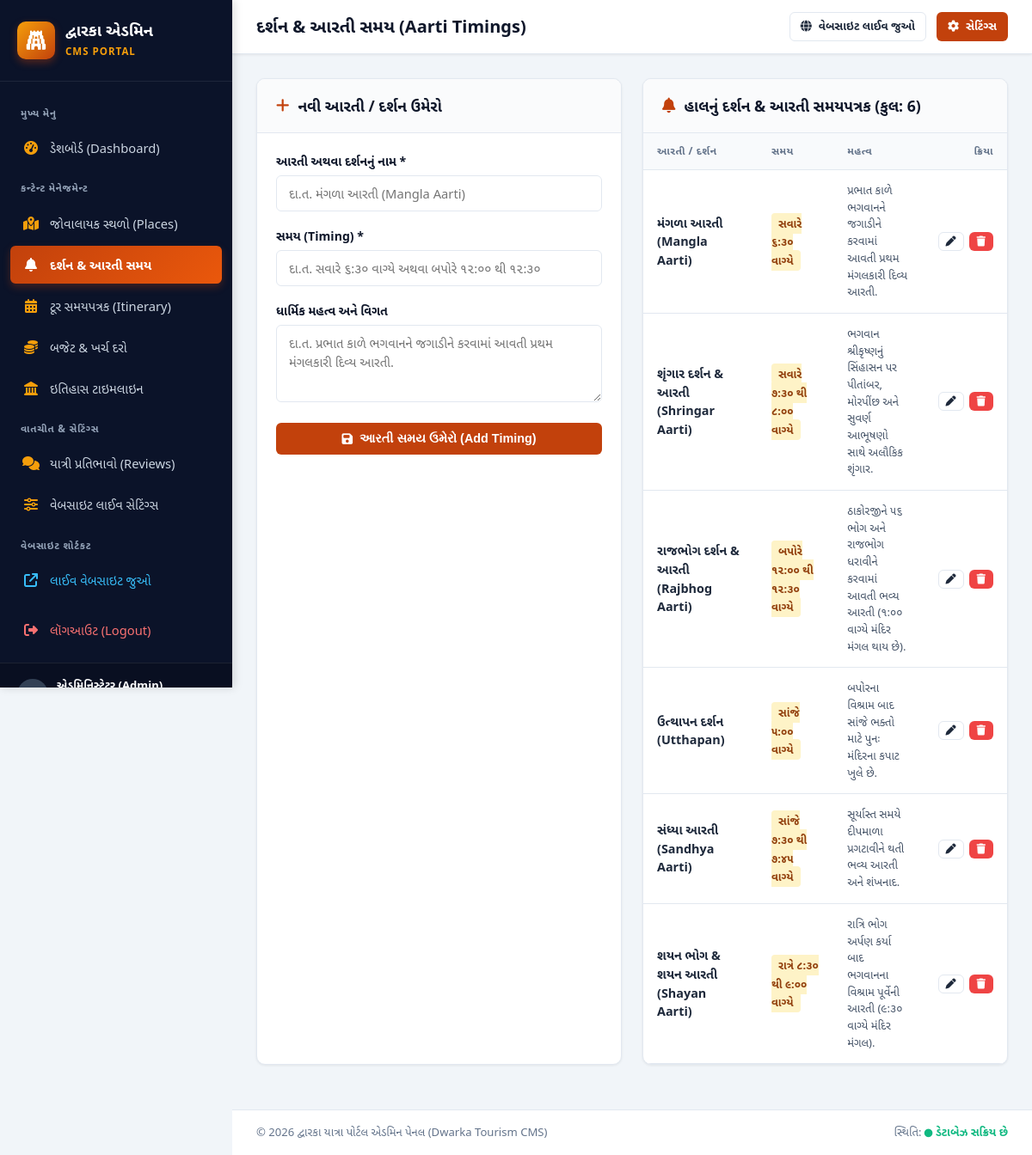
The app's page /admin/aarti.php (signed in) with its own data.
### tables this page shows
CREATE TABLE `aarti_timings` (
    `id` INT AUTO_INCREMENT PRIMARY KEY,
    `aarti_name_gu` VARCHAR(255) NOT NULL,
    `time_str` VARCHAR(100) NOT NULL,
    `significance_gu` VARCHAR(255) NOT NULL
);

### admin/auth_check.php (called while the page is built, shortened)
<?php
function get_csrf_token() {
    return $_SESSION['csrf_token'];
}

### admin/aarti.php (the view, shortened to what this page needs)
<?php
require_once __DIR__ . '/header.php';
$edit_item = null;
$aarti_list = $pdo->query("SELECT * FROM aarti_timings ORDER BY id ASC")->fetchAll();
?>
<div style="display: grid; grid-template-columns: repeat(auto-fit, minmax(380px, 1fr)); gap: 24px;">
    <div class="card">
        <div class="card-header">
            <div class="card-title">
                <i class="fa-solid <?= $edit_item ? 'fa-pen-to-square' : 'fa-plus' ?>" style="color: var(--primary);"></i>
                <?= $edit_item ? 'આરતી સમય સુધારો (Edit Timing)' : 'નવી આરતી / દર્શન ઉમેરો' ?>
            </div>
        </div>
        <div class="card-body">
            <form method="POST" action="aarti.php">
                <div class="form-group">
                    <label class="form-label" for="aarti_name_gu">આરતી અથવા દર્શનનું નામ *</label>
                    <input type="text" id="aarti_name_gu" name="aarti_name_gu" class="form-control"
                           value="<?= htmlspecialchars($edit_item['aarti_name_gu'] ?? '') ?>"
                           placeholder="દા.ત. મંગળા આરતી (Mangla Aarti)" required>
                </div>
                <div class="form-group">
                    <label class="form-label" for="time_str">સમય (Timing) *</label>
                    <input type="text" id="time_str" name="time_str" class="form-control"
                           value="<?= htmlspecialchars($edit_item['time_str'] ?? '') ?>"
                           placeholder="દા.ત. સવારે ૬:૩૦ વાગ્યે અથવા બપોરે ૧૨:૦૦ થી ૧૨:૩૦" required>
                </div>
                <div class="form-group">
                    <label class="form-label" for="significance_gu">ધાર્મિક મહત્વ અને વિગત</label>
                    <textarea id="significance_gu" name="significance_gu" class="form-control" rows="3"
                              placeholder="દા.ત. પ્રભાત કાળે ભગવાનને જગાડીને કરવામાં આવતી પ્રથમ મંગલકારી દિવ્ય આરતી."><?= htmlspecialchars($edit_item['significance_gu'] ?? '') ?></textarea>
                </div>
                <button type="submit" class="btn btn-primary" style="width: 100%;">
                    <i class="fa-solid fa-floppy-disk"></i>
                    <?= $edit_item ? 'ફેરફારો સેવ કરો (Save Changes)' : 'આરતી સમય ઉમેરો (Add Timing)' ?>
                </button>
            </form>
        </div>
    </div>
    <div class="card" style="grid-column: span 1;">
        <div class="card-header">
            <div class="card-title">
                <i class="fa-solid fa-bell" style="color: var(--primary);"></i>
                હાલનું દર્શન & આરતી સમયપત્રક (કુલ: <?= count($aarti_list) ?>)
            </div>
        </div>
        <div class="card-body" style="padding: 0;">
            <div class="table-responsive">
                <table class="admin-table">
                    <thead>
                        <tr>
                            <th>આરતી / દર્શન</th>
                            <th>સમય</th>
                            <th>મહત્વ</th>
                            <th style="text-align: right; width: 100px;">ક્રિયા</th>
                        </tr>
                    </thead>
                    <tbody>
                        <?php if (empty($aarti_list)): ?>
                            <tr><td colspan="4" style="text-align: center; color: var(--text-muted); padding: 30px;">કોઈ આરતી નોંધાયેલ નથી.</td></tr>
                        <?php else: ?>
                            <?php foreach ($aarti_list as $a): ?>
                            <tr <?= ($edit_item && $edit_item['id'] == $a['id']) ? 'style="background: #fffbeb;"' : '' ?>>
                                <td><strong><?= htmlspecialchars($a['aarti_name_gu']) ?></strong></td>
                                <td>
                                    <span style="background: #fef3c7; color: #92400e; padding: 3px 8px; border-radius: 4px; font-size: 0.8rem; font-weight: 600;">
                                        <?= htmlspecialchars($a['time_str']) ?>
                                    </span>
                                </td>
                                <td style="font-size: 0.82rem; color: #475569; max-width: 250px;">
                                    <?= htmlspecialchars($a['significance_gu']) ?>
                                </td>
                                <td style="text-align: right;">
                                    <div class="action-buttons" style="justify-content: flex-end;">
                                        <a href="aarti.php?edit_id=<?= $a['id'] ?>" class="btn btn-outline btn-xs" title="સુધારો">
                                            <i class="fa-solid fa-pen"></i>
                                        </a>
                                        <a href="delete.php?type=aarti&id=<?= $a['id'] ?>&token=<?= get_csrf_token() ?>"
                                           class="btn btn-danger btn-xs"
                                           onclick="return confirmDelete('શું તમે ખરેખર આ આરતી સમય કાઢી નાખવા માંગો છો?');"
                                           title="કાઢી નાખો">
                                            <i class="fa-solid fa-trash"></i>
                                        </a>
                                    </div>
                                </td>
                            </tr>
                            <?php endforeach; ?>
                        <?php endif; ?>
                    </tbody>
                </table>
            </div>
        </div>
    </div>
</div>
<?php require_once __DIR__ . '/footer.php'; ?>

### admin/css/admin.css (style rules this page uses)
:root { --primary: #c2410c; --primary-hover: #9a3412; --primary-light: #ffedd5; --kesari: #d97706; --navy: #0f172a; --navy-light: #1e293b; --sidebar-bg: #0b1329; --sidebar-hover: #1e293b; --sidebar-active: #c2410c; --bg-main: #f1f5f9; --card-bg: #ffffff; --text-main: #1e293b; --text-muted: #64748b; --border: #e2e8f0; --success: #10b981; --danger: #ef4444; --warning: #f59e0b; --info: #0284c7; --radius-sm: 6px; --radius-md: 10px; --radius-lg: 16px; --shadow-sm: 0 1px 3px rgba(0,0,0,0.07); --shadow-md: 0 4px 6px -1px rgba(0,0,0,0.1), 0 2px 4px -2px rgba(0,0,0,0.08); --shadow-lg: 0 10px 15px -3px rgba(0,0,0,0.12); }
* { margin: 0; padding: 0; box-sizing: border-box; }
body { font-family: 'Segoe UI', -apple-system, BlinkMacSystemFont, 'Noto Sans Gujarati', 'Gujarati MT', sans-serif; background-color: var(--bg-main); color: var(--text-main); line-height: 1.5; min-height: 100vh; }
.btn { display: inline-flex; align-items: center; justify-content: center; gap: 8px; padding: 9px 18px; border-radius: var(--radius-sm); font-size: 0.9rem; font-weight: 600; text-decoration: none; border: 1px solid transparent; cursor: pointer; transition: all 0.2s ease; }
.btn-primary { background: var(--primary); color: #ffffff; }
.btn-outline { background: transparent; border-color: var(--border); color: var(--text-main); }
.btn-danger { background: var(--danger); color: #fff; }
.btn-xs { padding: 4px 8px; font-size: 0.75rem; }
.card { background: var(--card-bg); border-radius: var(--radius-md); border: 1px solid var(--border); box-shadow: var(--shadow-sm); margin-bottom: 24px; overflow: hidden; }
.card-header { padding: 18px 22px; border-bottom: 1px solid var(--border); display: flex; align-items: center; justify-content: space-between; background: #fafbfc; }
.card-title { font-size: 1.1rem; font-weight: 700; color: var(--navy); display: flex; align-items: center; gap: 10px; }
.card-body { padding: 22px; }
.table-responsive { width: 100%; overflow-x: auto; }
.admin-table { width: 100%; border-collapse: collapse; text-align: left; font-size: 0.9rem; }
.admin-table th { background: #f8fafc; padding: 12px 16px; font-weight: 600; color: var(--text-muted); border-bottom: 1px solid var(--border); text-transform: uppercase; font-size: 0.75rem; letter-spacing: 0.5px; }
.admin-table td { padding: 14px 16px; border-bottom: 1px solid var(--border); vertical-align: middle; }
.form-group { margin-bottom: 18px; }
.form-label { display: block; font-size: 0.88rem; font-weight: 600; color: var(--navy); margin-bottom: 6px; }
.form-control { width: 100%; padding: 10px 14px; border: 1px solid var(--border); border-radius: var(--radius-sm); font-size: 0.92rem; color: var(--text-main); background: #ffffff; transition: border-color 0.2s, box-shadow 0.2s; font-family: inherit; }
textarea.form-control { resize: vertical; min-height: 90px; }
.action-buttons { display: flex; gap: 6px; align-items: center; }

### records on screen
aarti_timings: aarti_name_gu "મંગળા આરતી (Mangla Aarti)", time_str "સવારે ૬:૩૦ વાગ્યે", significance_gu "પ્રભાત કાળે ભગવાનને જગાડીને કરવામાં આવતી પ્રથમ મંગલકારી દિવ્ય આરતી."
aarti_timings: aarti_name_gu "શૃંગાર દર્શન & આરતી (Shringar Aarti)", time_str "સવારે ૭:૩૦ થી ૮:૦૦ વાગ્યે", significance_gu "ભગવાન શ્રીકૃષ્ણનું સિંહાસન પર પીતાંબર, મોરપીંછ અને સુવર્ણ આભૂષણો સાથે અલૌકિક શૃંગાર."
aarti_timings: aarti_name_gu "રાજભોગ દર્શન & આરતી (Rajbhog Aarti)", time_str "બપોરે ૧૨:૦૦ થી ૧૨:૩૦ વાગ્યે", significance_gu "ઠાકોરજીને ૫૬ ભોગ અને રાજભોગ ધરાવીને કરવામાં આવતી ભવ્ય આરતી (૧:૦૦ વાગ્યે મંદિર મંગલ થાય છે)."
aarti_timings: aarti_name_gu "ઉત્થાપન દર્શન (Utthapan)", time_str "સાંજે ૫:૦૦ વાગ્યે", significance_gu "બપોરના વિશ્રામ બાદ સાંજે ભક્તો માટે પુનઃ મંદિરના કપાટ ખુલે છે."
aarti_timings: aarti_name_gu "સંધ્યા આરતી (Sandhya Aarti)", time_str "સાંજે ૭:૩૦ થી ૭:૪૫ વાગ્યે", significance_gu "સૂર્યાસ્ત સમયે દીપમાળા પ્રગટાવીને થતી ભવ્ય આરતી અને શંખનાદ."
aarti_timings: aarti_name_gu "શયન ભોગ & શયન આરતી (Shayan Aarti)", time_str "રાત્રે ૮:૩૦ થી ૯:૦૦ વાગ્યે", significance_gu "રાત્રિ ભોગ અર્પણ કર્યા બાદ ભગવાનના વિશ્રામ પૂર્વેની આરતી (૯:૩૦ વાગ્યે મંદિર મંગલ)."

### other values on screen
$page_title "દર્શન & આરતી સમય (Aarti Timings)"
count($aarti_list) "6"
